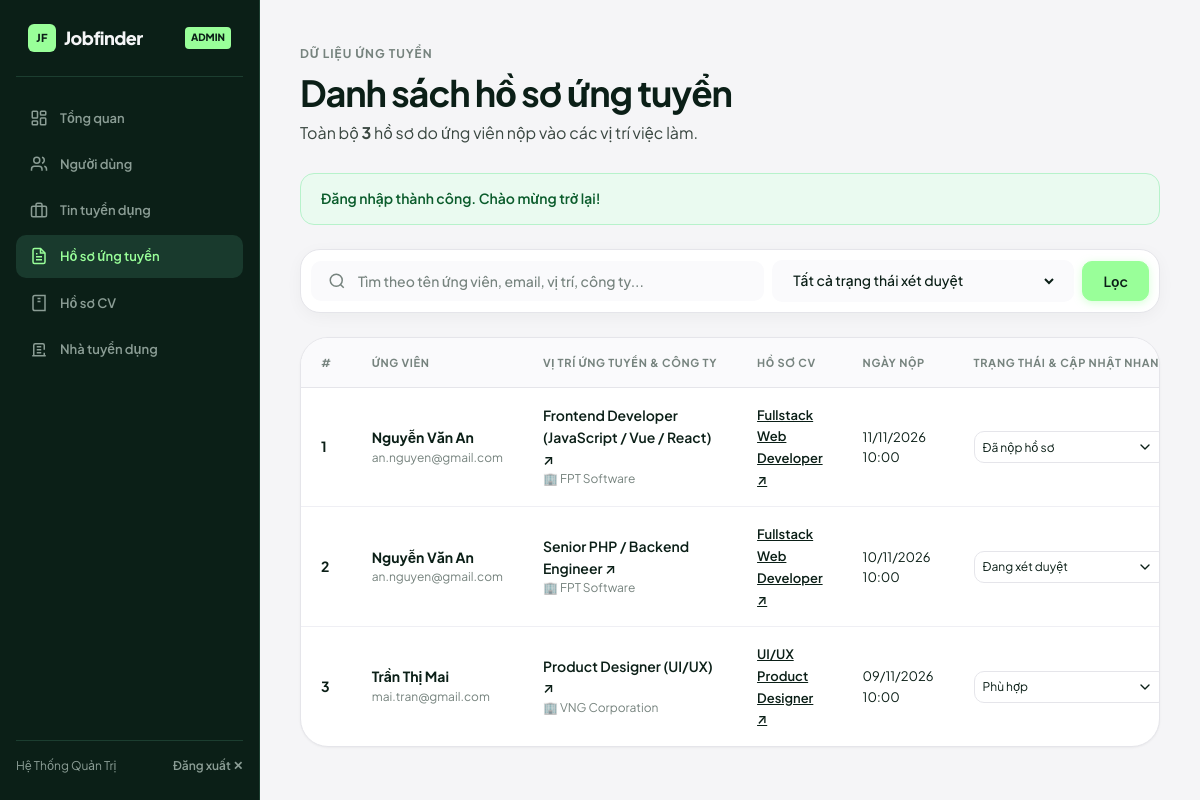
Page /admin/applications.php (signed in) on the committed database.
### tables this page shows
CREATE TABLE `applications` (
  `id` INT AUTO_INCREMENT PRIMARY KEY,
  `user_id` INT NOT NULL,
  `job_id` INT NOT NULL,
  `cv_id` INT NULL,
  `cover_letter` TEXT NULL,
  `status` VARCHAR(50) NOT NULL DEFAULT 'Đã nộp hồ sơ',
  `created_at` TIMESTAMP DEFAULT CURRENT_TIMESTAMP,
  `updated_at` TIMESTAMP NULL ON UPDATE CURRENT_TIMESTAMP,
  CONSTRAINT `fk_app_user` FOREIGN KEY (`user_id`) REFERENCES `users` (`id`) ON DELETE CASCADE,
  CONSTRAINT `fk_app_job` FOREIGN KEY (`job_id`) REFERENCES `jobs` (`id`) ON DELETE CASCADE,
  CONSTRAINT `fk_app_cv` FOREIGN KEY (`cv_id`) REFERENCES `cvs` (`id`) ON DELETE SET NULL,
  CONSTRAINT `uq_user_job` UNIQUE (`user_id`, `job_id`)
);

CREATE TABLE `users` (
  `id` INT AUTO_INCREMENT PRIMARY KEY,
  `name` VARCHAR(100) NOT NULL,
  `email` VARCHAR(100) NOT NULL UNIQUE,
  `role` ENUM('candidate', 'employer', 'admin') NOT NULL DEFAULT 'candidate',
  `password` VARCHAR(255) NOT NULL,
  `phone` VARCHAR(20) NULL,
  `avatar` VARCHAR(255) NULL,
  `is_active` TINYINT(1) NOT NULL DEFAULT 1,
  `created_at` TIMESTAMP DEFAULT CURRENT_TIMESTAMP
);

CREATE TABLE `jobs` (
  `id` INT AUTO_INCREMENT PRIMARY KEY,
  `employer_id` INT NULL,
  `title` VARCHAR(150) NOT NULL,
  `company` VARCHAR(100) NOT NULL,
  `location` VARCHAR(100) NOT NULL,
  `category` VARCHAR(100) NOT NULL,
  `salary` VARCHAR(100) NOT NULL,
  `salary_value` INT DEFAULT 0,
  `job_type` VARCHAR(50) NOT NULL DEFAULT 'Toàn thời gian',
  `experience` VARCHAR(50) NOT NULL DEFAULT 'Không yêu cầu',
  `description` TEXT NOT NULL,
  `requirements` TEXT NOT NULL,
  `deadline` DATE NULL,
  `views` INT NOT NULL DEFAULT 0,
  `status` VARCHAR(20) NOT NULL DEFAULT 'active',
  `created_at` TIMESTAMP DEFAULT CURRENT_TIMESTAMP,
  CONSTRAINT `fk_job_employer` FOREIGN KEY (`employer_id`) REFERENCES `users` (`id`) ON DELETE SET NULL
);

CREATE TABLE `cvs` (
  `id` INT AUTO_INCREMENT PRIMARY KEY,
  `user_id` INT NOT NULL,
  `title` VARCHAR(150) NOT NULL DEFAULT 'Hồ sơ nghề nghiệp',
  `full_name` VARCHAR(100) NOT NULL,
  `email` VARCHAR(100) NOT NULL,
  `phone` VARCHAR(20) NULL,
  `address` VARCHAR(200) NULL,
  `summary` TEXT NULL,
  `education` TEXT NULL,
  `experience` TEXT NULL,
  `skills` TEXT NULL,
  `certifications` TEXT NULL,
  `languages` VARCHAR(255) NULL,
  `cv_link` VARCHAR(255) NULL,
  `is_default` TINYINT(1) NOT NULL DEFAULT 0,
  `created_at` TIMESTAMP DEFAULT CURRENT_TIMESTAMP,
  `updated_at` TIMESTAMP NULL ON UPDATE CURRENT_TIMESTAMP,
  CONSTRAINT `fk_cv_user` FOREIGN KEY (`user_id`) REFERENCES `users` (`id`) ON DELETE CASCADE
);

### admin/applications.php (the view, shortened to what this page needs)
<?php
require_once '../config/database.php';
$status_filter = $_GET['status'] ?? 'all';
$search = trim($_GET['search'] ?? '');
$sql = "
    SELECT a.*, u.name as candidate_name, u.email as candidate_email, u.phone as candidate_phone,
           j.id as job_id, j.title as job_title, j.company, c.id as cv_id, c.title as cv_title
    FROM applications a
    JOIN users u ON u.id = a.user_id
    JOIN jobs j ON j.id = a.job_id
    LEFT JOIN cvs c ON c.id = a.cv_id
    WHERE 1=1
";
$params = [];
$sql .= " ORDER BY a.created_at DESC";
$stmt = $pdo->prepare($sql);
$stmt->execute($params);
$applications = $stmt->fetchAll();
$total_count = count($applications);
?>
<!DOCTYPE html>
<html lang="vi">
<head>
    <link rel="stylesheet" href="../assets/css/style.css">
</head>
<body>
<div class="portal-layout">
    <?php include '../includes/admin-sidebar.php'; ?>
    <main class="portal-main">
        <div class="section-header" style="margin-bottom:28px;">
            <div>
                <span class="section-eyebrow">Dữ liệu ứng tuyển</span>
                <h1 class="section-title">Danh sách hồ sơ ứng tuyển</h1>
                <p class="section-desc">Toàn bộ <strong><?= $total_count ?></strong> hồ sơ do ứng viên nộp vào các vị trí việc làm.</p>
            </div>
        </div>
        <?php if (!empty($_SESSION['flash_message'])): ?>
            <div class="flash-bar flash--<?= $_SESSION['flash_type'] ?? 'success' ?>">
                <?= htmlspecialchars($_SESSION['flash_message']) ?>
            </div>
        <?php endif; ?>
        <div class="smart-search-card" style="margin-bottom:24px;">
            <form method="GET" class="search-form-row" style="grid-template-columns: 1.5fr 1fr auto;">
                <div class="search-field">
                    <svg width="18" height="18" viewBox="0 0 24 24" fill="none" stroke="currentColor" stroke-width="2"><circle cx="11" cy="11" r="8"/><line x1="21" y1="21" x2="16.65" y2="16.65"/></svg>
                    <input type="text" name="search" class="search-input" placeholder="Tìm theo tên ứng viên, email, vị trí, công ty..." value="<?= htmlspecialchars($search) ?>">
                </div>
                <div class="search-field">
                    <select name="status" class="search-select">
                        <option value="all" <?= ($status_filter === 'all') ? 'selected' : '' ?>>Tất cả trạng thái xét duyệt</option>
                    </select>
                </div>
                <div style="display:flex; gap:8px;">
                    <button type="submit" class="btn btn-primary">Lọc</button>
                </div>
            </form>
        </div>
        <div class="table-card">
            <div class="table-responsive">
                <table class="data-table">
                    <thead>
                        <tr>
                            <th style="width:40px;">#</th>
                            <th>Ứng viên</th>
                            <th>Vị trí ứng tuyển & Công ty</th>
                            <th>Hồ sơ CV</th>
                            <th>Ngày nộp</th>
                            <th>Trạng thái & Cập nhật nhanh</th>
                        </tr>
                    </thead>
                    <tbody>
                        <?php if (!empty($applications)): ?>
                            <?php foreach ($applications as $i => $app): ?>
                                <tr>
                                    <td class="text-muted" style="font-weight:700;"><?= $i + 1 ?></td>
                                    <td>
                                        <div style="font-weight:700; color:var(--ink);">
                                            <?= htmlspecialchars($app['candidate_name']) ?>
                                        </div>
                                        <div style="font-size:12px; color:var(--muted);"><?= htmlspecialchars($app['candidate_email']) ?></div>
                                    </td>
                                    <td>
                                        <div style="font-weight:600; color:var(--ink);">
                                            <a href="../job-detail.php?id=<?= (int)$app['job_id'] ?>" target="_blank" style="color:var(--ink);">
                                                <?= htmlspecialchars($app['job_title']) ?> ↗
                                            </a>
                                        </div>
                                        <div style="font-size:12px; color:var(--muted);">🏢 <?= htmlspecialchars($app['company']) ?></div>
                                    </td>
                                    <td>
                                        <?php if (!empty($app['cv_title'])): ?>
                                            <a href="../cv-preview.php?id=<?= (int)$app['cv_id'] ?>" target="_blank" style="font-weight:600; font-size:13px; text-decoration:underline;">
                                                <?= htmlspecialchars($app['cv_title']) ?> ↗
                                            </a>
                                        <?php else: ?>
                                            <span class="text-muted text-sm">Thư giới thiệu</span>
                                        <?php endif; ?>
                                    </td>
                                    <td class="text-muted text-sm">
                                        <?= date('d/m/Y H:i', strtotime($app['created_at'])) ?>
                                    </td>
                                    <td>
                                        <form method="POST" style="display:flex; align-items:center; gap:6px;">
                                            <select name="status" class="form-control form-select" style="padding:4px 28px 4px 8px; font-size:12px; height:32px;" onchange="this.form.submit()">
                                                <option value="Đã nộp hồ sơ" <?= ($app['status'] === 'Đã nộp hồ sơ') ? 'selected' : '' ?>>Đã nộp hồ sơ</option>
                                                <option value="Đang xét duyệt" <?= ($app['status'] === 'Đang xét duyệt') ? 'selected' : '' ?>>Đang xét duyệt</option>
                                                <option value="Phù hợp" <?= ($app['status'] === 'Phù hợp') ? 'selected' : '' ?>>Phù hợp</option>
                                            </select>
                                        </form>
                                    </td>
                                </tr>
                            <?php endforeach; ?>
                        <?php endif; ?>
                    </tbody>
                </table>
            </div>
        </div>
    </main>
</div>
</body>
</html>

### rows in the picture
applications: user.name "Nguyễn Văn An", user.email "an.nguyen@gmail.com", job.title "Frontend Developer (JavaScript / Vue / React)", job.company "FPT Software", cv.title "Fullstack Web Developer", created_at "11/11/2026 10:00", status "Đã nộp hồ sơ"
applications: user.name "Nguyễn Văn An", user.email "an.nguyen@gmail.com", job.title "Senior PHP / Backend Engineer", job.company "FPT Software", cv.title "Fullstack Web Developer", created_at "10/11/2026 10:00", status "Đang xét duyệt"
applications: user.name "Trần Thị Mai", user.email "mai.tran@gmail.com", job.title "Product Designer (UI/UX)", job.company "VNG Corporation", cv.title "UI/UX Product Designer", created_at "09/11/2026 10:00", status "Phù hợp"

### other values in the picture
$_SESSION['user_name'] "Hệ Thống Quản Trị"
$total_count "3"
$_SESSION['flash_message'] "Đăng nhập thành công. Chào mừng trở lại!"
